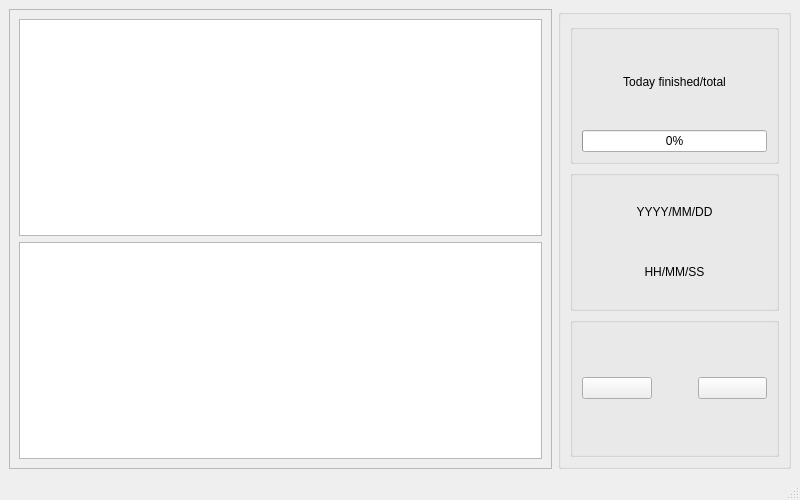
<?xml version="1.0" encoding="UTF-8"?>
<ui version="4.0">
 <class>MainWindow</class>
 <widget class="QMainWindow" name="MainWindow">
  <property name="geometry">
   <rect>
    <x>0</x>
    <y>0</y>
    <width>800</width>
    <height>500</height>
   </rect>
  </property>
  <property name="windowTitle">
   <string>StudyPlanner</string>
  </property>
  <property name="windowIcon">
   <iconset>
    <normaloff>build/Desktop_Qt_6_9_1_MinGW_64_bit-Release/assets/icon.png</normaloff>build/Desktop_Qt_6_9_1_MinGW_64_bit-Release/assets/icon.png</iconset>
  </property>
  <widget class="QWidget" name="centralwidget">
   <layout class="QHBoxLayout" name="horizontalLayout_2">
    <item>
     <widget class="QFrame" name="frame">
      <property name="sizePolicy">
       <sizepolicy hsizetype="Preferred" vsizetype="Preferred">
        <horstretch>7</horstretch>
        <verstretch>0</verstretch>
       </sizepolicy>
      </property>
      <property name="frameShape">
       <enum>QFrame::Shape::StyledPanel</enum>
      </property>
      <property name="frameShadow">
       <enum>QFrame::Shadow::Raised</enum>
      </property>
      <layout class="QVBoxLayout" name="verticalLayout_4">
       <item>
        <widget class="QListWidget" name="listWidget_PendingTasks">
         <property name="alternatingRowColors">
          <bool>true</bool>
         </property>
        </widget>
       </item>
       <item>
        <widget class="QListWidget" name="listWidget_FinishedTasks">
         <property name="font">
          <font>
           <strikeout>true</strikeout>
          </font>
         </property>
         <property name="styleSheet">
          <string notr="true">QListWidget::item { color: gray;}</string>
         </property>
        </widget>
       </item>
      </layout>
     </widget>
    </item>
    <item>
     <widget class="QGroupBox" name="groupBox_RightPanel">
      <property name="sizePolicy">
       <sizepolicy hsizetype="Preferred" vsizetype="Preferred">
        <horstretch>3</horstretch>
        <verstretch>0</verstretch>
       </sizepolicy>
      </property>
      <property name="title">
       <string/>
      </property>
      <layout class="QVBoxLayout" name="verticalLayout_3">
       <item>
        <widget class="QGroupBox" name="groupBox_CompleteRate">
         <property name="sizePolicy">
          <sizepolicy hsizetype="Preferred" vsizetype="Preferred">
           <horstretch>0</horstretch>
           <verstretch>0</verstretch>
          </sizepolicy>
         </property>
         <property name="title">
          <string/>
         </property>
         <layout class="QVBoxLayout" name="verticalLayout">
          <item>
           <widget class="QLabel" name="label_TaskNumber">
            <property name="frameShape">
             <enum>QFrame::Shape::NoFrame</enum>
            </property>
            <property name="text">
             <string>Today finished/total</string>
            </property>
            <property name="textFormat">
             <enum>Qt::TextFormat::MarkdownText</enum>
            </property>
            <property name="alignment">
             <set>Qt::AlignmentFlag::AlignCenter</set>
            </property>
           </widget>
          </item>
          <item>
           <widget class="QProgressBar" name="progressBar">
            <property name="sizePolicy">
             <sizepolicy hsizetype="Expanding" vsizetype="Fixed">
              <horstretch>0</horstretch>
              <verstretch>0</verstretch>
             </sizepolicy>
            </property>
            <property name="minimum">
             <number>0</number>
            </property>
            <property name="value">
             <number>0</number>
            </property>
           </widget>
          </item>
         </layout>
        </widget>
       </item>
       <item>
        <widget class="QGroupBox" name="groupBox_Time">
         <property name="title">
          <string/>
         </property>
         <layout class="QVBoxLayout" name="verticalLayout_2">
          <item>
           <widget class="QLabel" name="label_Date">
            <property name="text">
             <string>YYYY/MM/DD</string>
            </property>
            <property name="alignment">
             <set>Qt::AlignmentFlag::AlignCenter</set>
            </property>
           </widget>
          </item>
          <item>
           <widget class="QLabel" name="label_Time">
            <property name="text">
             <string>HH/MM/SS</string>
            </property>
            <property name="alignment">
             <set>Qt::AlignmentFlag::AlignCenter</set>
            </property>
           </widget>
          </item>
         </layout>
        </widget>
       </item>
       <item>
        <widget class="QGroupBox" name="groupBox_Buttons">
         <property name="title">
          <string/>
         </property>
         <layout class="QHBoxLayout" name="horizontalLayout">
          <item>
           <widget class="QPushButton" name="pushButton_CreateTask">
            <property name="toolTip">
             <string>&lt;html&gt;&lt;head/&gt;&lt;body&gt;&lt;p&gt;Add a new task&lt;/p&gt;&lt;/body&gt;&lt;/html&gt;</string>
            </property>
            <property name="text">
             <string/>
            </property>
            <property name="icon">
             <iconset theme="QIcon::ThemeIcon::ListAdd"/>
            </property>
            <property name="iconSize">
             <size>
              <width>32</width>
              <height>32</height>
             </size>
            </property>
           </widget>
          </item>
          <item>
           <spacer name="horizontalSpacer">
            <property name="orientation">
             <enum>Qt::Orientation::Horizontal</enum>
            </property>
            <property name="sizeType">
             <enum>QSizePolicy::Policy::Preferred</enum>
            </property>
            <property name="sizeHint" stdset="0">
             <size>
              <width>40</width>
              <height>20</height>
             </size>
            </property>
           </spacer>
          </item>
          <item>
           <widget class="QPushButton" name="pushButton_ViewRecord">
            <property name="toolTip">
             <string>&lt;html&gt;&lt;head/&gt;&lt;body&gt;&lt;p&gt;View Records&lt;/p&gt;&lt;/body&gt;&lt;/html&gt;</string>
            </property>
            <property name="text">
             <string/>
            </property>
            <property name="icon">
             <iconset theme="QIcon::ThemeIcon::DocumentOpenRecent"/>
            </property>
            <property name="iconSize">
             <size>
              <width>32</width>
              <height>32</height>
             </size>
            </property>
           </widget>
          </item>
         </layout>
        </widget>
       </item>
      </layout>
     </widget>
    </item>
   </layout>
  </widget>
  <widget class="QStatusBar" name="statusbar"/>
 </widget>
 <resources/>
 <connections/>
</ui>
